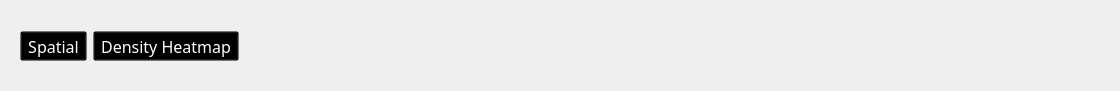
        <widget class="QWidget" name="tab_7">
         <attribute name="title">
          <string>Plot</string>
         </attribute>
         <widget class="QWidget" name="layoutWidget">
          <property name="geometry">
           <rect>
            <x>20</x>
            <y>10</y>
            <width>1091</width>
            <height>72</height>
           </rect>
          </property>
          <layout class="QHBoxLayout" name="horizontalLayout_9">
           <item>
            <widget class="QToolButton" name="btnPlotSpatial">
             <property name="maximumSize">
              <size>
               <width>110</width>
               <height>16777215</height>
              </size>
             </property>
             <property name="font">
              <font>
               <family>Microsoft YaHei</family>
               <pointsize>12</pointsize>
              </font>
             </property>
             <property name="cursor">
              <cursorShape>PointingHandCursor</cursorShape>
             </property>
             <property name="styleSheet">
              <string notr="true">background:transparent; color:white;</string>
             </property>
             <property name="text">
              <string>Spatial</string>
             </property>
             <property name="icon">
              <iconset>
               <normaloff>res/数据查询.png</normaloff>res/数据查询.png</iconset>
             </property>
             <property name="iconSize">
              <size>
               <width>36</width>
               <height>36</height>
              </size>
             </property>
             <property name="toolButtonStyle">
              <enum>Qt::ToolButtonTextUnderIcon</enum>
             </property>
            </widget>
           </item>
           <item>
            <widget class="QToolButton" name="btnPlotDensityHeatmap">
             <property name="font">
              <font>
               <family>Microsoft YaHei</family>
               <pointsize>12</pointsize>
              </font>
             </property>
             <property name="cursor">
              <cursorShape>PointingHandCursor</cursorShape>
             </property>
             <property name="styleSheet">
              <string notr="true">background:transparent; color:white;</string>
             </property>
             <property name="text">
              <string>Density Heatmap</string>
             </property>
             <property name="icon">
              <iconset>
               <normaloff>res/热力图.png</normaloff>res/热力图.png</iconset>
             </property>
             <property name="iconSize">
              <size>
               <width>36</width>
               <height>36</height>
              </size>
             </property>
             <property name="toolButtonStyle">
              <enum>Qt::ToolButtonTextUnderIcon</enum>
             </property>
            </widget>
           </item>
           <item>
            <spacer name="horizontalSpacer_7">
             <property name="orientation">
              <enum>Qt::Horizontal</enum>
             </property>
             <property name="sizeHint" stdset="0">
              <size>
               <width>40</width>
               <height>20</height>
              </size>
             </property>
            </spacer>
           </item>
          </layout>
         </widget>
        </widget>
